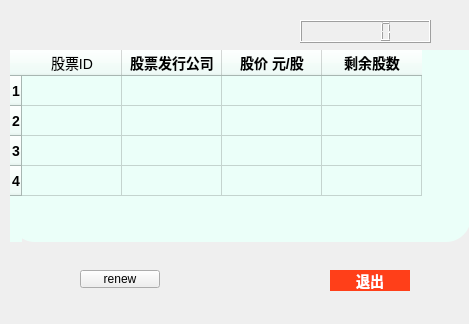
<?xml version="1.0" encoding="UTF-8"?>
<ui version="4.0">
 <class>gushi</class>
 <widget class="QWidget" name="gushi">
  <property name="geometry">
   <rect>
    <x>0</x>
    <y>0</y>
    <width>469</width>
    <height>324</height>
   </rect>
  </property>
  <property name="windowTitle">
   <string>股市</string>
  </property>
  <widget class="QTableWidget" name="tableWidget">
   <property name="geometry">
    <rect>
     <x>10</x>
     <y>50</y>
     <width>461</width>
     <height>192</height>
    </rect>
   </property>
   <property name="sizePolicy">
    <sizepolicy hsizetype="Expanding" vsizetype="Expanding">
     <horstretch>0</horstretch>
     <verstretch>0</verstretch>
    </sizepolicy>
   </property>
   <property name="font">
    <font>
     <pointsize>-1</pointsize>
     <italic>false</italic>
     <bold>true</bold>
    </font>
   </property>
   <property name="styleSheet">
    <string notr="true">background-color: rgb(235, 255, 249);
border-radius:25px;    /*设置圆角半径 */
font:bold 14px;		/*设置按钮文字和大小*/</string>
   </property>
   <attribute name="verticalHeaderVisible">
    <bool>true</bool>
   </attribute>
   <row/>
   <row/>
   <row/>
   <row/>
   <column>
    <property name="text">
     <string>股票ID</string>
    </property>
    <property name="font">
     <font>
      <bold>false</bold>
      <kerning>true</kerning>
     </font>
    </property>
   </column>
   <column>
    <property name="text">
     <string>股票发行公司</string>
    </property>
   </column>
   <column>
    <property name="text">
     <string>股价 元/股</string>
    </property>
   </column>
   <column>
    <property name="text">
     <string>剩余股数</string>
    </property>
   </column>
  </widget>
  <widget class="QPushButton" name="close">
   <property name="geometry">
    <rect>
     <x>330</x>
     <y>270</y>
     <width>80</width>
     <height>21</height>
    </rect>
   </property>
   <property name="styleSheet">
    <string notr="true">QPushButton{
	background-color: rgb(255, 63, 25);
border-color: rgb(138, 255, 255);
border-radius:25px;    /*设置圆角半径 */
padding:2px 4px;  /*QFrame边框与内部其它部件的距离*/
color:white;		/*字体颜色*/
font:bold 14px;		/*设置按钮文字和大小*/
}</string>
   </property>
   <property name="text">
    <string>退出</string>
   </property>
  </widget>
  <widget class="QPushButton" name="show">
   <property name="geometry">
    <rect>
     <x>80</x>
     <y>270</y>
     <width>80</width>
     <height>18</height>
    </rect>
   </property>
   <property name="text">
    <string>renew</string>
   </property>
  </widget>
  <widget class="QLCDNumber" name="times">
   <property name="geometry">
    <rect>
     <x>300</x>
     <y>20</y>
     <width>131</width>
     <height>23</height>
    </rect>
   </property>
  </widget>
 </widget>
 <resources/>
 <connections/>
</ui>
